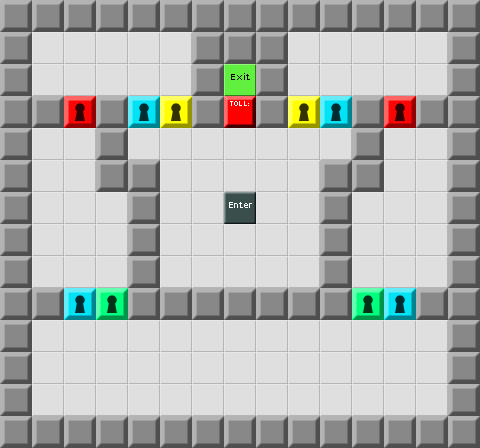

Rendered tile map (Tiled .tmx) drawn with the repository's tilesets; below, a short description and the map source with its tile grids summarised:
An orthogonal 15x14 tile map with 32x32 px tiles, 1 tile layer (Map) and 17 objects.

<map version="1.0" orientation="orthogonal" width="15" height="14" tilewidth="32" tileheight="32">
 <tileset firstgid="1" source="devgraphics.tsx" />
 <layer name="Map" width="15" height="14">
  <data>[210 cells, 210 non-empty, 9 distinct tile ids]</data>
 </layer>
 <objectgroup name="Enemies" width="15" height="14" />
 <objectgroup name="Items" width="15" height="14">
  <object gid="8" x="224" y="192">
   <properties>
    <property name="Text" value="There are a lot more doors in this room than there are keys. Usually this doesn't happen. I have to go fire someone about it." />
   </properties>
  </object>
  <object gid="4" x="288" y="256" />
  <object gid="46" x="256" y="256" />
  <object gid="12" x="256" y="384" />
  <object gid="12" x="192" y="384" />
  <object gid="12" x="64" y="256" />
  <object gid="12" x="64" y="192" />
  <object gid="12" x="224" y="288" />
  <object gid="12" x="384" y="256" />
  <object gid="12" x="384" y="192" />
  <object gid="12" x="320" y="96" />
  <object gid="12" x="128" y="96" />
  <object gid="22" x="160" y="256" />
  <object gid="34" x="192" y="256" />
  <object gid="34" x="192" y="224" />
  <object gid="46" x="256" y="224" />
  <object gid="22" x="160" y="224" />
 </objectgroup>
 <objectgroup name="Tools" width="15" height="14" />
 <objectgroup name="Parameters" width="15" height="14">
  <properties>
   <property name="time" value="120" />
  </properties>
 </objectgroup>
</map>
